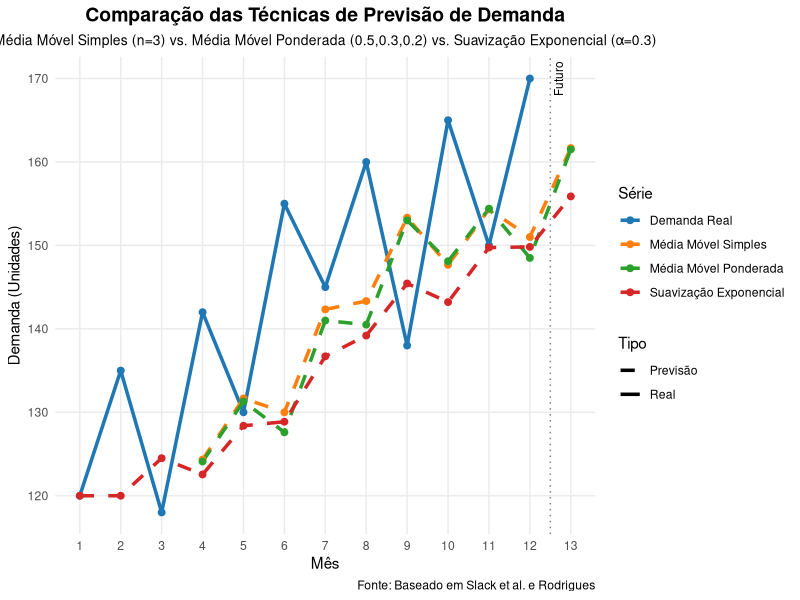
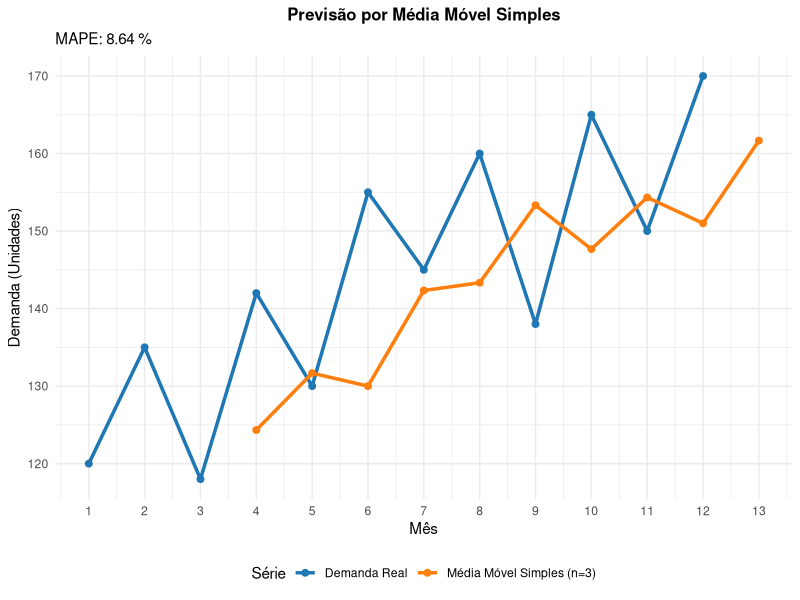
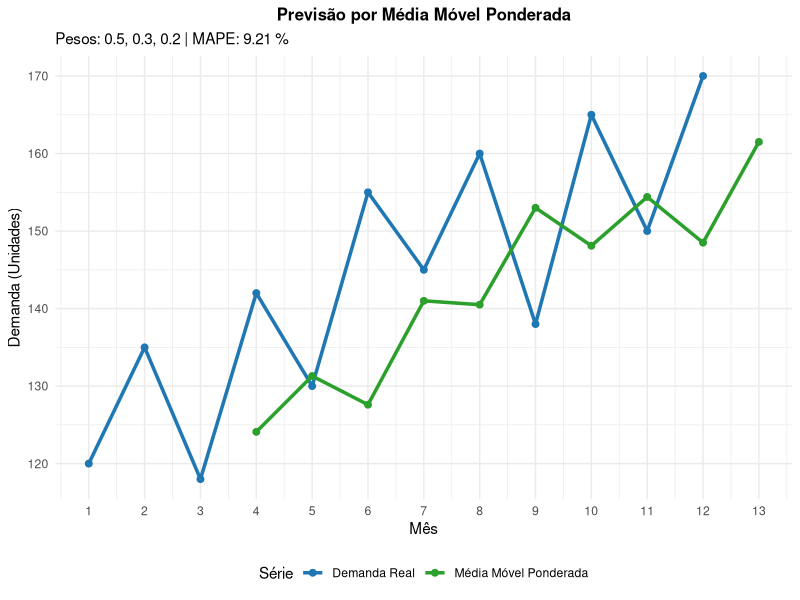
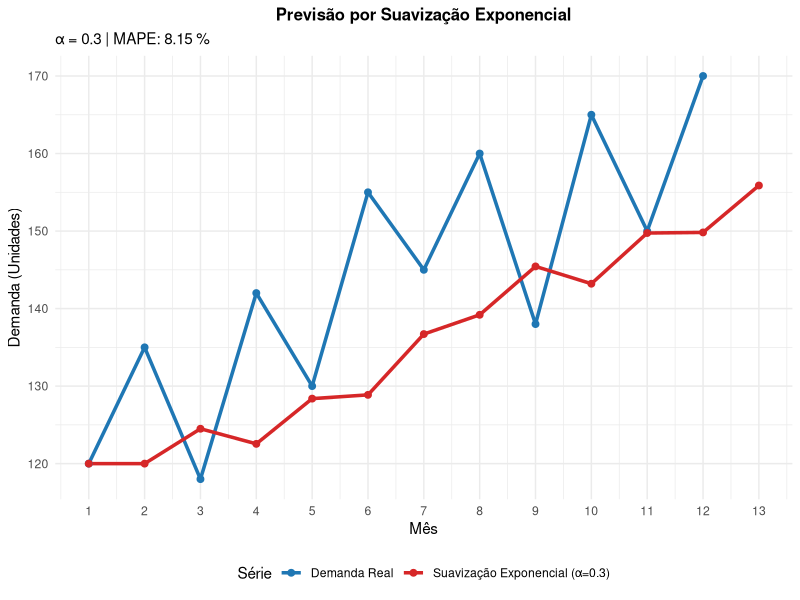
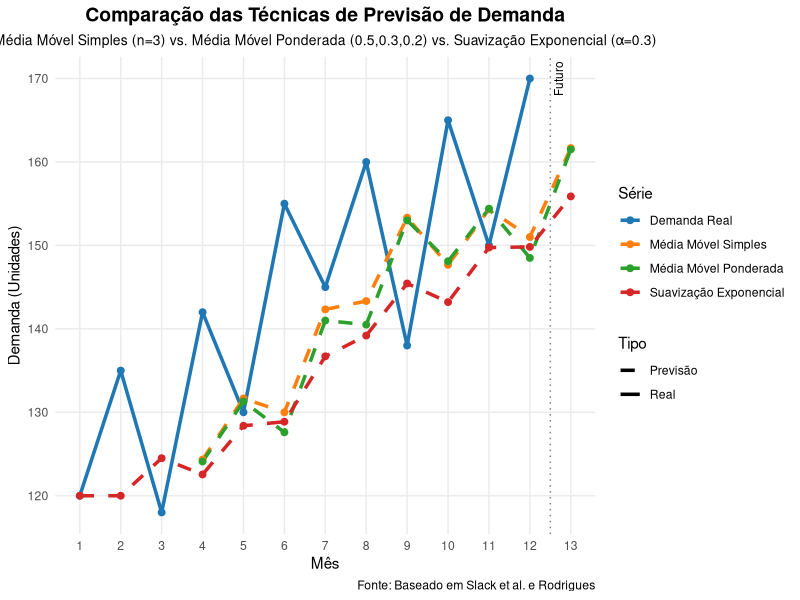
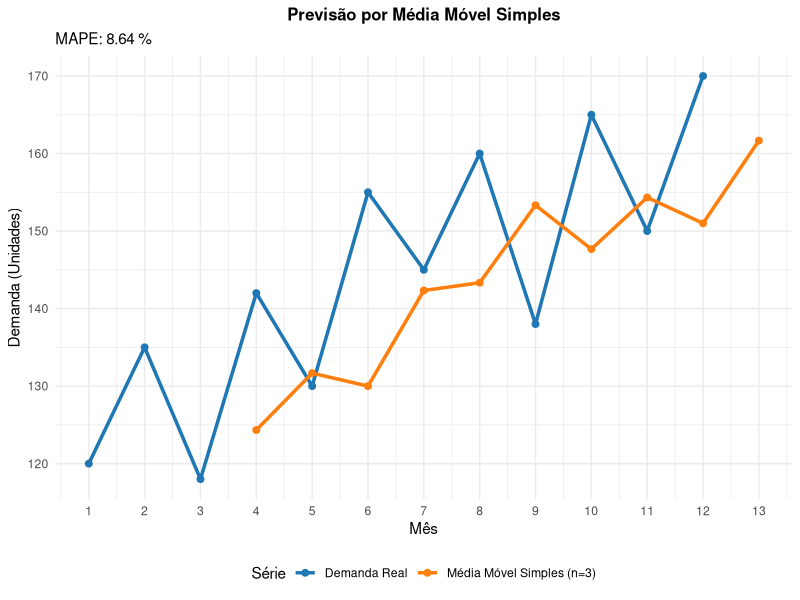
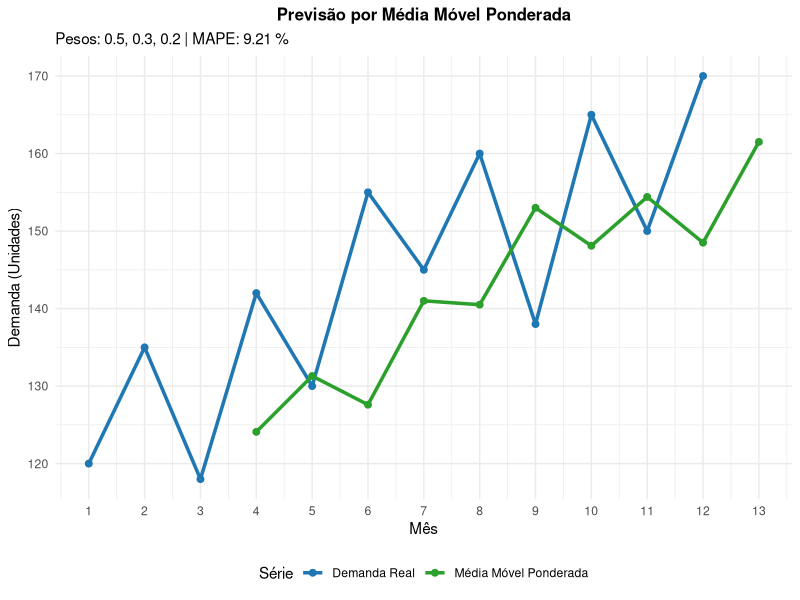
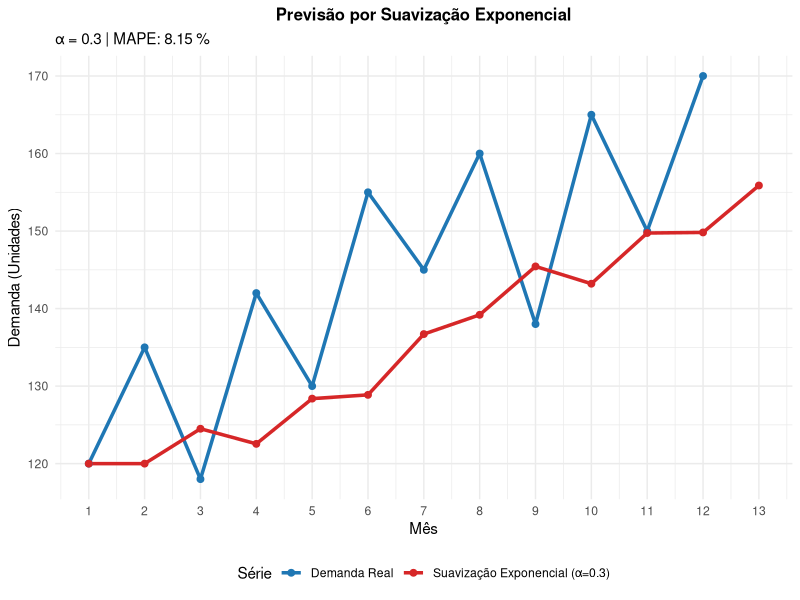

Write the R code that produced these figures, in order.
## ---- chunk 1
library(ggplot2)
library(dplyr)
library(tidyr)
library(scales)

## ---- chunk 2
dados_demanda <- data.frame(
  Mes = 1:12,
  Demanda_Real = c(120, 135, 118, 142, 130, 155, 145, 160, 138, 165, 150, 170)
)

# Visualizar os dados
print("Dados Históricos de Demanda:")
print(dados_demanda)
## ---- chunk 3
calcular_mms <- function(dados, n = 3) {
  previsoes <- rep(NA, nrow(dados))
  for (i in (n+1):nrow(dados)) {
    previsoes[i] <- mean(dados$Demanda_Real[(i-n):(i-1)])
  }
  # Previsão para o próximo período (Mês 13)
  previsao_futura <- mean(tail(dados$Demanda_Real, n))
  return(list(previsoes = previsoes, proxima_previsao = previsao_futura))
}

resultado_mms <- calcular_mms(dados_demanda)
dados_demanda$MMS <- resultado_mms$previsoes
## ---- chunk 4
calcular_mmp <- function(dados, pesos = c(0.5, 0.3, 0.2)) {
  n <- length(pesos)
  previsoes <- rep(NA, nrow(dados))
  
  for (i in (n+1):nrow(dados)) {
    valores <- dados$Demanda_Real[(i-n):(i-1)]
    previsoes[i] <- sum(valores * pesos)
  }
  
  # Previsão para o próximo período (Mês 13)
  previsao_futura <- sum(tail(dados$Demanda_Real, n) * pesos)
  return(list(previsoes = previsoes, proxima_previsao = previsao_futura))
}

resultado_mmp <- calcular_mmp(dados_demanda)
dados_demanda$MMP <- resultado_mmp$previsoes

## ---- chunk 5
calcular_ses <- function(dados, alpha = 0.3) {
  previsoes <- numeric(nrow(dados))
  previsoes[1] <- dados$Demanda_Real[1]  # Previsão inicial = primeira demanda
  
  for (i in 2:nrow(dados)) {
    previsoes[i] <- alpha * dados$Demanda_Real[i-1] + (1 - alpha) * previsoes[i-1]
  }
  
  # Previsão para o próximo período (Mês 13)
  previsao_futura <- alpha * tail(dados$Demanda_Real, 1) + (1 - alpha) * tail(previsoes, 1)
  return(list(previsoes = previsoes, proxima_previsao = previsao_futura))
}

resultado_ses <- calcular_ses(dados_demanda)
dados_demanda$SES <- resultado_ses$previsoes

## ---- chunk 6
calcular_mape <- function(real, previsao) {
  # Remover NAs para cálculo
  indices_validos <- !is.na(previsao)
  real_validos <- real[indices_validos]
  previsao_validos <- previsao[indices_validos]
  
  erro_percentual <- abs((real_validos - previsao_validos) / real_validos) * 100
  mape <- mean(erro_percentual)
  return(mape)
}

# Calcular MAPE para cada método
mape_mms <- calcular_mape(dados_demanda$Demanda_Real, dados_demanda$MMS)
mape_mmp <- calcular_mape(dados_demanda$Demanda_Real, dados_demanda$MMP)
mape_ses <- calcular_mape(dados_demanda$Demanda_Real, dados_demanda$SES)

cat("\nCOMPARAÇÃO DA ACURÁCIA DOS MÉTODOS (MAPE):\n")
cat("Média Móvel Simples (n=3):", round(mape_mms, 2), "%\n")
cat("Média Móvel Ponderada (0.5,0.3,0.2):", round(mape_mmp, 2), "%\n")
cat("Suavização Exponencial (α=0.3):", round(mape_ses, 2), "%\n")
## ---- chunk 7

# acrescentar 13o
dados_completo <- rbind(
  dados_demanda,
  data.frame(
    Mes = 13,
    Demanda_Real = NA,
    MMS = resultado_mms$proxima_previsao,
    MMP = resultado_mmp$proxima_previsao,
    SES = resultado_ses$proxima_previsao
  )
)

# Converter para formato longo para ggplot2
dados_long <- dados_completo %>%
  pivot_longer(
    cols = c(Demanda_Real, MMS, MMP, SES),
    names_to = "Tipo",
    values_to = "Valor"
  ) %>%
  mutate(
    Tipo = factor(Tipo, levels = c("Demanda_Real", "MMS", "MMP", "SES")),
    Linha_Type = ifelse(Tipo == "Demanda_Real", "Real", "Previsão")
  )
## ---- chunk 8
# Paleta de cores personalizada
cores <- c("Demanda_Real" = "#1f77b4", 
           "MMS" = "#ff7f0e", 
           "MMP" = "#2ca02c", 
           "SES" = "#d62728")
## ---- chunk 9
grafico_comparativo <- ggplot(dados_long, aes(x = Mes, y = Valor, color = Tipo, linetype = Linha_Type)) +
  geom_line(linewidth = 1.2) +
  geom_point(data = subset(dados_long, !is.na(Valor)), size = 2) +
  scale_color_manual(
    name = "Série",
    values = cores,
    labels = c("Demanda Real", "Média Móvel Simples", "Média Móvel Ponderada", "Suavização Exponencial")
  ) +
  scale_linetype_manual(name = "Tipo", values = c("Real" = "solid", "Previsão" = "dashed")) +
  labs(
    title = "Comparação das Técnicas de Previsão de Demanda",
    subtitle = "Média Móvel Simples (n=3) vs. Média Móvel Ponderada (0.5,0.3,0.2) vs. Suavização Exponencial (α=0.3)",
    x = "Mês",
    y = "Demanda (Unidades)",
    caption = "Fonte: Baseado em Slack et al. e Rodrigues"
  ) +
  theme_minimal() +
  theme(
    plot.title = element_text(face = "bold", size = 14, hjust = 0.5),
    plot.subtitle = element_text(size = 10, hjust = 0.5),
    legend.position = "right",
    panel.grid.minor = element_blank()
  ) +
  scale_x_continuous(breaks = 1:13) +
  geom_vline(xintercept = 12.5, linetype = "dotted", color = "gray50") +
  annotate("text", x = 12.7, y = 170, label = "Futuro", angle = 90, size = 3)

print(grafico_comparativo)
## ---- chunk 10
grafico_mms <- ggplot(subset(dados_long, Tipo %in% c("Demanda_Real", "MMS")), 
                     aes(x = Mes, y = Valor, color = Tipo)) +
  geom_line(linewidth = 1.2) +
  geom_point(data = subset(dados_long, Tipo %in% c("Demanda_Real", "MMS") & !is.na(Valor)), size = 2) +
  scale_color_manual(
    name = "Série",
    values = c("Demanda_Real" = "#1f77b4", "MMS" = "#ff7f0e"),
    labels = c("Demanda Real", "Média Móvel Simples (n=3)")
  ) +
  labs(
    title = "Previsão por Média Móvel Simples",
    subtitle = paste("MAPE:", round(mape_mms, 2), "%"),
    x = "Mês",
    y = "Demanda (Unidades)"
  ) +
  theme_minimal() +
  theme(
    plot.title = element_text(face = "bold", size = 12, hjust = 0.5),
    legend.position = "bottom"
  ) +
  scale_x_continuous(breaks = 1:13)

print(grafico_mms)

## ---- chunk 11
grafico_mmp <- ggplot(subset(dados_long, Tipo %in% c("Demanda_Real", "MMP")), 
                     aes(x = Mes, y = Valor, color = Tipo)) +
  geom_line(linewidth = 1.2) +
  geom_point(data = subset(dados_long, Tipo %in% c("Demanda_Real", "MMP") & !is.na(Valor)), size = 2) +
  scale_color_manual(
    name = "Série",
    values = c("Demanda_Real" = "#1f77b4", "MMP" = "#2ca02c"),
    labels = c("Demanda Real", "Média Móvel Ponderada")
  ) +
  labs(
    title = "Previsão por Média Móvel Ponderada",
    subtitle = paste("Pesos: 0.5, 0.3, 0.2 | MAPE:", round(mape_mmp, 2), "%"),
    x = "Mês",
    y = "Demanda (Unidades)"
  ) +
  theme_minimal() +
  theme(
    plot.title = element_text(face = "bold", size = 12, hjust = 0.5),
    legend.position = "bottom"
  ) +
  scale_x_continuous(breaks = 1:13)

print(grafico_mmp)
## ---- chunk 12
grafico_ses <- ggplot(subset(dados_long, Tipo %in% c("Demanda_Real", "SES")), 
                     aes(x = Mes, y = Valor, color = Tipo)) +
  geom_line(linewidth = 1.2) +
  geom_point(data = subset(dados_long, Tipo %in% c("Demanda_Real", "SES") & !is.na(Valor)), size = 2) +
  scale_color_manual(
    name = "Série",
    values = c("Demanda_Real" = "#1f77b4", "SES" = "#d62728"),
    labels = c("Demanda Real", "Suavização Exponencial (α=0.3)")
  ) +
  labs(
    title = "Previsão por Suavização Exponencial",
    subtitle = paste("α = 0.3 | MAPE:", round(mape_ses, 2), "%"),
    x = "Mês",
    y = "Demanda (Unidades)"
  ) +
  theme_minimal() +
  theme(
    plot.title = element_text(face = "bold", size = 12, hjust = 0.5),
    legend.position = "bottom"
  ) +
  scale_x_continuous(breaks = 1:13)

print(grafico_ses)
## ---- chunk 13
write.csv(dados_completo, "previsao_demanda.csv", row.names = FALSE)

# Salvar gráficos
ggsave("grafico_comparativo.png", grafico_comparativo, width = 10, height = 6, dpi = 300)
ggsave("grafico_mms.png", grafico_mms, width = 8, height = 5, dpi = 300)
ggsave("grafico_mmp.png", grafico_mmp, width = 8, height = 5, dpi = 300)
ggsave("grafico_ses.png", grafico_ses, width = 8, height = 5, dpi = 300)
## ---- chunk 14

cat("\n=== RESUMO DAS PREVISÕES PARA O MÊS 13 ===\n")
cat("Média Móvel Simples (n=3):", round(resultado_mms$proxima_previsao, 1), "unidades\n")
cat("Média Móvel Ponderada (0.5,0.3,0.2):", round(resultado_mmp$proxima_previsao, 1), "unidades\n")
cat("Suavização Exponencial (α=0.3):", round(resultado_ses$proxima_previsao, 1), "unidades\n")

cat("\n=== RECOMENDAÇÃO BASEADA NO MAPE ===\n")
mapes <- c(MMS = mape_mms, MMP = mape_mmp, SES = mape_ses)
melhor_metodo <- names(which.min(mapes))
cat("Método mais preciso:", melhor_metodo, "com MAPE de", round(min(mapes), 2), "%\n")

# Exibir dataframe final
print("\nDataFrame Completo com Todas as Previsões:")
print(dados_completo, na.print = "-")
